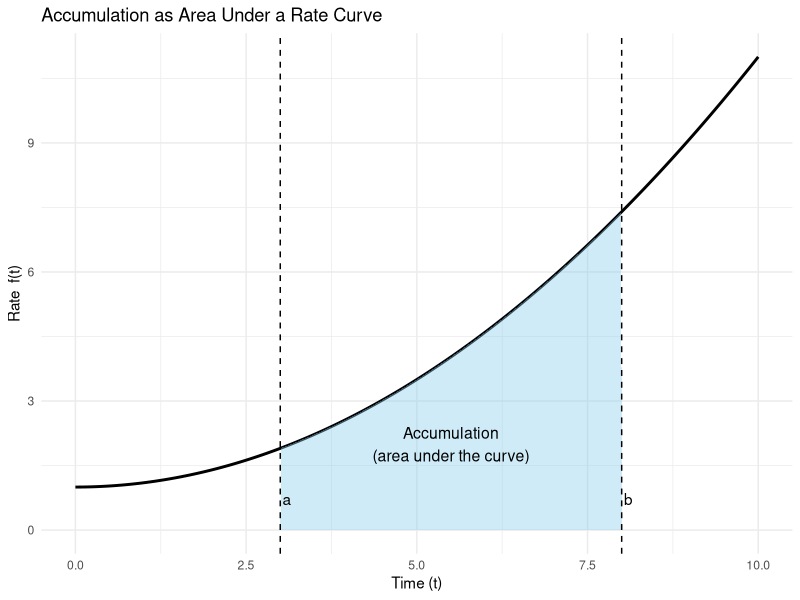
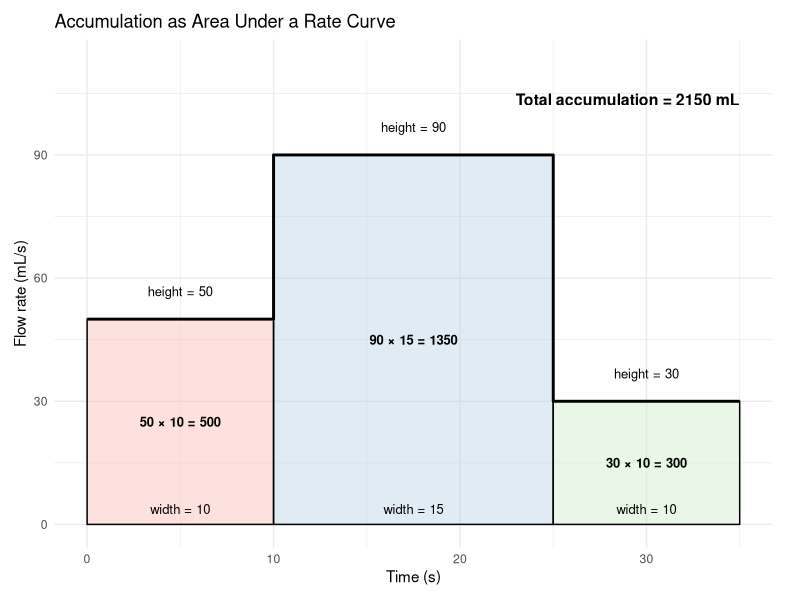
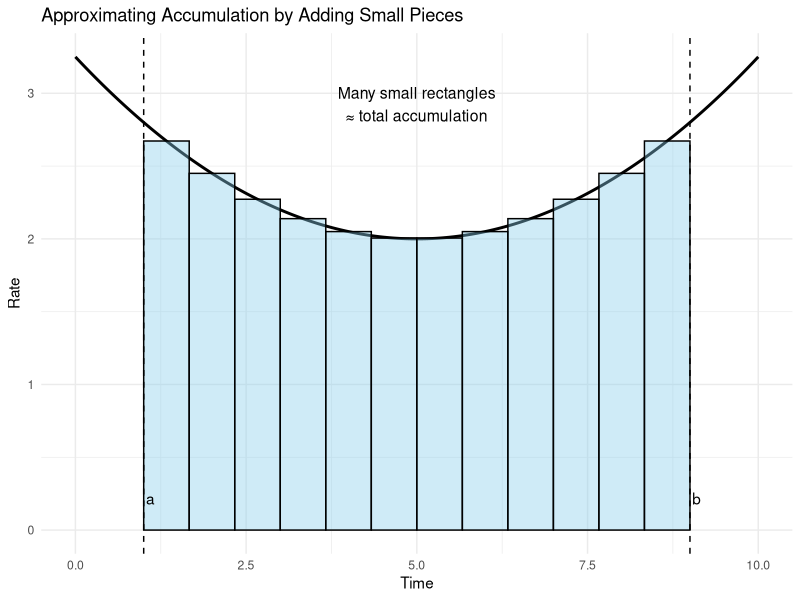
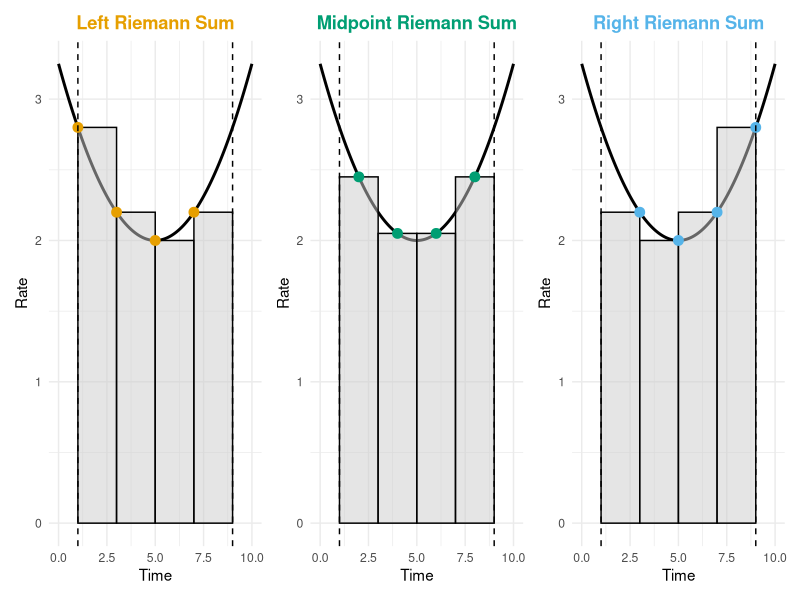
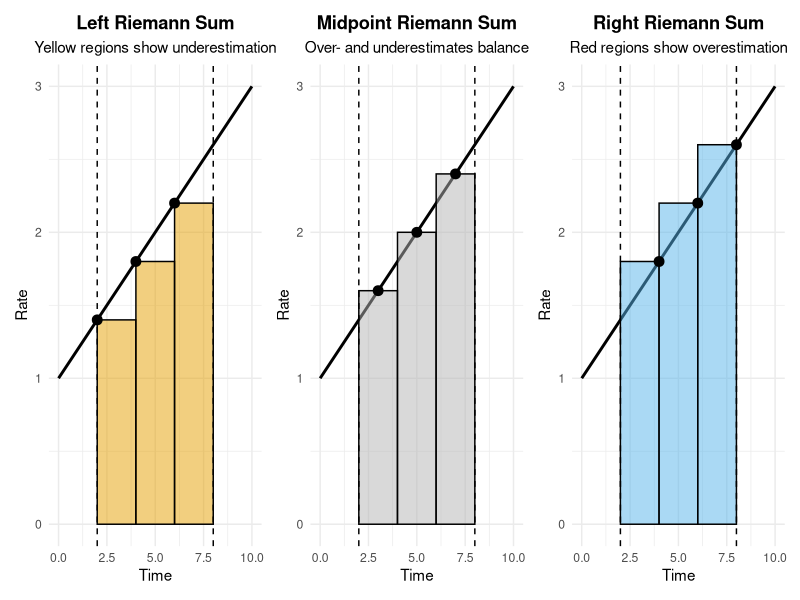
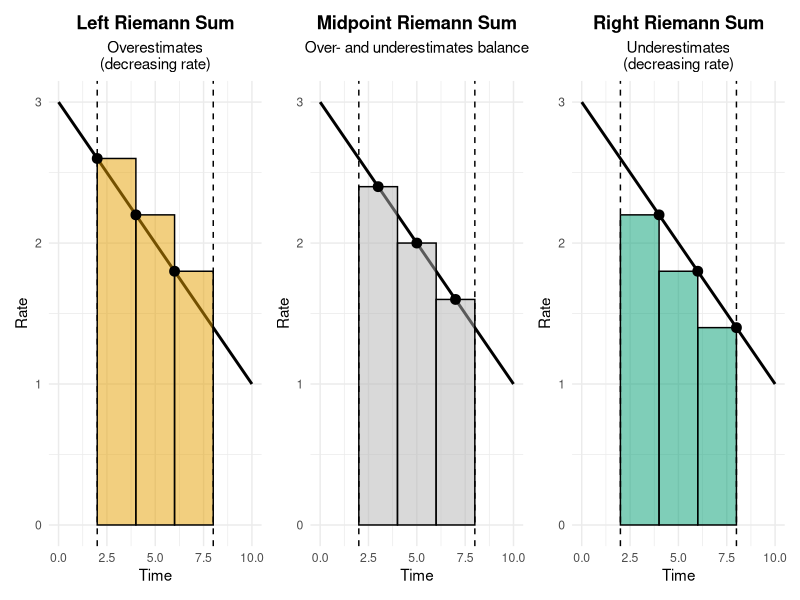
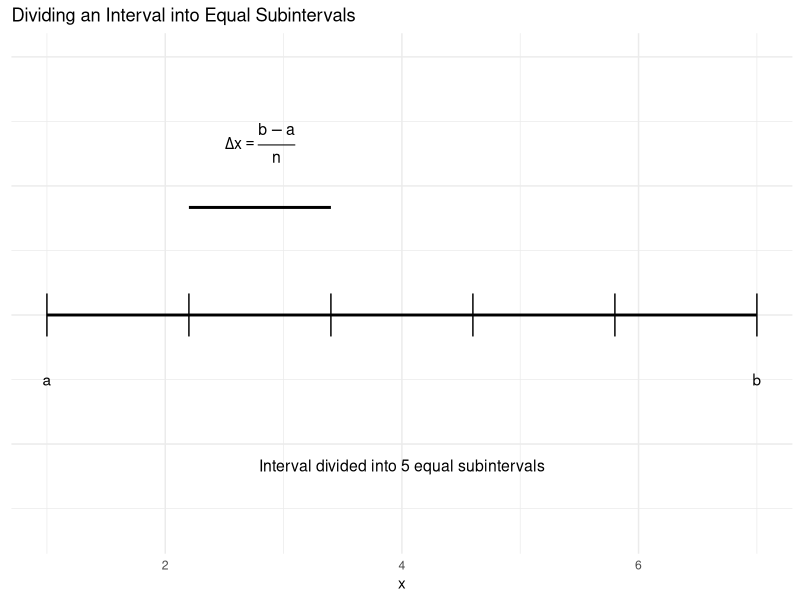
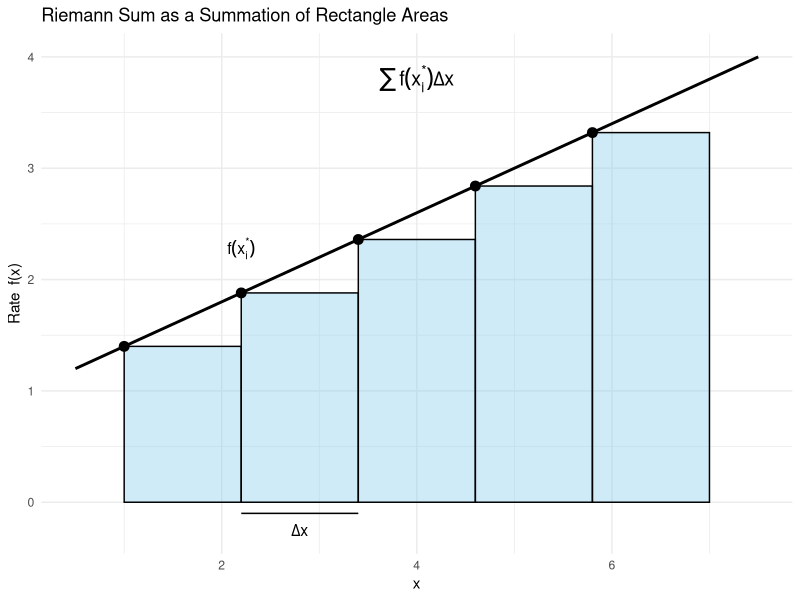

Generate these figures, in order, with R:
## ---- chunk 1

library(ggplot2)

# Define the rate function f(t)
t <- seq(0, 10, length.out = 400)
f <- 0.1 * t^2 + 1   # simple increasing rate

df <- data.frame(t = t, f = f)

# Define accumulation interval
a <- 3
b <- 8

# Data for shading the accumulation region
shade_df <- subset(df, t >= a & t <= b)

ggplot(df, aes(x = t, y = f)) +
  # Rate curve
  geom_line(linewidth = 1) +
  
  # Shaded accumulation region
  geom_area(
    data = shade_df,
    aes(x = t, y = f),
    fill = "skyblue",
    alpha = 0.4
  ) +
  
  # Vertical lines marking a and b
  geom_vline(xintercept = a, linetype = "dashed") +
  geom_vline(xintercept = b, linetype = "dashed") +
  
  # Labels for a and b
  annotate("text", x = a+0.1, y = 1, label = "a", vjust = 1.5) +
  annotate("text", x = b+0.1, y = 1, label = "b", vjust = 1.5) +
  
  # Annotation for accumulation
  annotate(
    "text",
    x = (a + b) / 2,
    y = 2,
    label = "Accumulation\n(area under the curve)",
    size = 4
  ) +
  
  labs(
    title = "Accumulation as Area Under a Rate Curve",
    x = "Time (t)",
    y = "Rate  f(t)"
  ) +
  
  theme_minimal()

## ---- chunk 2

library(ggplot2)

# Piecewise-constant flow rate r(t) in mL/s
rects <- data.frame(
  t0 = c(0, 10, 25),
  t1 = c(10, 25, 35),
  r  = c(50, 90, 30)
)

# Widths and accumulation
rects$dt   <- rects$t1 - rects$t0
rects$area <- rects$r * rects$dt
rects$mid_t <- (rects$t0 + rects$t1) / 2

# IMPORTANT FIX: use a clean ASCII fill id (avoid encoding issues in scale labels)
rects$fill_id <- factor(paste0("interval_", seq_len(nrow(rects))))

total_volume_ml <- sum(rects$area)

# Step curve for rate
step_df <- data.frame(
  t = c(0, 10, 25, 35),
  r = c(50, 90, 30, 30)
)

# Optional: force UTF-8 for any text labels we create (safe in bookdown)
rects$height_lab <- enc2utf8(paste0("height = ", rects$r))
rects$width_lab  <- enc2utf8(paste0("width = ", rects$dt))
rects$area_lab   <- enc2utf8(paste0(rects$r, " \u00D7 ", rects$dt, " = ", rects$area))

ggplot() +
  # Shaded rectangles (each a different color)
  geom_rect(
    data = rects,
    aes(xmin = t0, xmax = t1, ymin = 0, ymax = r, fill = fill_id),
    alpha = 0.4,
    color = "black"
  ) +
  
  # Step curve
  geom_step(
    data = step_df,
    aes(x = t, y = r),
    linewidth = 1
  ) +
  
  # Height annotations
  geom_text(
    data = rects,
    aes(x = mid_t, y = r + 8, label = height_lab),
    vjust = 1,
    size = 3.3
  ) +
  
  # Width annotations
  geom_text(
    data = rects,
    aes(x = mid_t, y = 5, label = width_lab),
    vjust = 1,
    size = 3.3
  ) +
  
  # Area (height × width) annotations
  geom_text(
    data = rects,
    aes(x = mid_t, y = r/2, label = area_lab),
    fontface = "bold",
    size = 3.3
  ) +
  
  # Total accumulation annotation
  annotate(
    "text",
    x = max(rects$t1),
    y = max(rects$r) * 1.15,
    hjust = 1,
    label = enc2utf8(paste0("Total accumulation = ", total_volume_ml, " mL")),
    fontface = "bold",
    size = 4
  ) +
  
  labs(
    title = "Accumulation as Area Under a Rate Curve",
    x = "Time (s)",
    y = "Flow rate (mL/s)"
  ) +
  
  scale_fill_brewer(palette = "Pastel1") +
  coord_cartesian(ylim = c(0, max(rects$r) * 1.25)) +
  theme_minimal() +
  theme(
    legend.position = "none",
    plot.margin = margin(10, 20, 10, 10)
  )

## ---- chunk 3

library(ggplot2)

# Define a smooth rate function
t <- seq(0, 10, length.out = 500)
f <- 0.05 * (t - 5)^2 + 2

df <- data.frame(t = t, f = f)

# Riemann sum setup
n <- 12
a <- 1
b <- 9
dt <- (b - a) / n

rects <- data.frame(
  t0 = seq(a, b - dt, by = dt)
)
rects$t1 <- rects$t0 + dt
rects$mid <- (rects$t0 + rects$t1) / 2
rects$height <- 0.05 * (rects$mid - 5)^2 + 2

ggplot(df, aes(x = t, y = f)) +
  # Rate curve
  geom_line(linewidth = 1) +
  
  # Riemann rectangles (IMPORTANT: inherit.aes = FALSE)
  geom_rect(
    data = rects,
    aes(xmin = t0, xmax = t1, ymin = 0, ymax = height),
    inherit.aes = FALSE,
    fill = "skyblue",
    alpha = 0.4,
    color = "black"
  ) +
  
  # Mark interval endpoints
  geom_vline(xintercept = a, linetype = "dashed") +
  geom_vline(xintercept = b, linetype = "dashed") +
  
  annotate("text", x = a+0.1, y = 0.3, label = "a", vjust = 1.5) +
  annotate("text", x = b+0.1, y = 0.3, label = "b", vjust = 1.5) +
  
  annotate(
    "text",
    x = (a + b) / 2,
    y = max(f) * 0.9,
    label = "Many small rectangles\n≈ total accumulation",
    size = 4
  ) +
  
  labs(
    title = "Approximating Accumulation by Adding Small Pieces",
    x = "Time",
    y = "Rate"
  ) +
  
  theme_minimal()



## ---- chunk 4

library(ggplot2)
library(patchwork)

# Smooth rate function
t <- seq(0, 10, length.out = 500)
f <- 0.05 * (t - 5)^2 + 2
curve_df <- data.frame(t = t, f = f)

# Interval and partition
a <- 1
b <- 9
n <- 4
dt <- (b - a) / n

# Base subintervals
base <- data.frame(
  t0 = seq(a, b - dt, by = dt)
)
base$t1 <- base$t0 + dt
base$left  <- base$t0
base$right <- base$t1
base$mid   <- (base$t0 + base$t1) / 2

# Helper to build a plot
make_plot <- function(sample_t, title, color) {
  
  rects <- data.frame(
    t0 = base$t0,
    t1 = base$t1,
    height = 0.05 * (sample_t - 5)^2 + 2,
    sample_t = sample_t
  )
  
  rects$sample_height <- 0.05 * (rects$sample_t - 5)^2 + 2
  
  ggplot(curve_df, aes(x = t, y = f)) +
    geom_line(linewidth = 1) +
    geom_rect(
      data = rects,
      aes(xmin = t0, xmax = t1, ymin = 0, ymax = height),
      inherit.aes = FALSE,
      fill = "grey80",
      alpha = 0.5,
      color = "black"
    ) +
    geom_point(
      data = rects,
      aes(x = sample_t, y = sample_height),
      inherit.aes = FALSE,
      size = 3,
      color = color
    ) +
    geom_vline(xintercept = c(a, b), linetype = "dashed") +
    labs(
      title = title,
      x = "Time",
      y = "Rate"
    ) +
    theme_minimal() +
    theme(
      plot.title = element_text(face = "bold", color = color, hjust = 0.5)
    )
}

# Colors
left_col  <- "#E69F00"
mid_col   <- "#009E73"
right_col <- "#56B4E9"

# Build plots
p_left  <- make_plot(base$left,  "Left Riemann Sum", left_col)
p_mid   <- make_plot(base$mid,   "Midpoint Riemann Sum", mid_col)
p_right <- make_plot(base$right, "Right Riemann Sum", right_col)

# Combine
p_left | p_mid | p_right

## ---- chunk 5

library(ggplot2)
library(patchwork)

# Increasing rate function
f_fun <- function(t) 0.2 * t + 1

t <- seq(0, 10, length.out = 500)
curve_df <- data.frame(t = t, f = f_fun(t))

# Interval and partition
a <- 2
b <- 8
n <- 3
dt <- (b - a) / n

base <- data.frame(
  t0 = seq(a, b - dt, by = dt)
)
base$t1 <- base$t0 + dt
base$left  <- base$t0
base$right <- base$t1
base$mid   <- (base$t0 + base$t1) / 2

# Build triangle error regions
make_error_triangles <- function(sample_t, type = c("under", "over")) {
  type <- match.arg(type)
  
  do.call(
    rbind,
    lapply(seq_len(nrow(base)), function(i) {
      
      t_seq <- seq(base$t0[i], base$t1[i], length.out = 50)
      curve_vals <- f_fun(t_seq)
      rect_height <- f_fun(sample_t[i])
      
      if (type == "under") {
        keep <- curve_vals > rect_height
        ymin <- rect_height
        ymax <- curve_vals
        fill <- "under"
      } else {
        keep <- curve_vals < rect_height
        ymin <- curve_vals
        ymax <- rect_height
        fill <- "over"
      }
      
      if (!any(keep)) return(NULL)
      
      data.frame(
        t = t_seq[keep],
        ymin = ymin[keep],
        ymax = ymax[keep],
        fill = fill
      )
    })
  )
}

# Plot builder
make_plot <- function(sample_t, title, rect_fill, error_type, subtitle) {
  
  rects <- data.frame(
    t0 = base$t0,
    t1 = base$t1,
    height = f_fun(sample_t),
    sample_t = sample_t
  )
  
  p <- ggplot(curve_df, aes(x = t, y = f)) +
    geom_line(linewidth = 1) +
    
    # Rectangles
    geom_rect(
      data = rects,
      aes(xmin = t0, xmax = t1, ymin = 0, ymax = height),
      inherit.aes = FALSE,
      fill = rect_fill,
      alpha = 0.5,
      color = "black"
    ) +
    
    # Sampling points
    geom_point(
      data = rects,
      aes(x = sample_t, y = height),
      inherit.aes = FALSE,
      size = 3
    ) +
    
    geom_vline(xintercept = c(a, b), linetype = "dashed") +
    
    labs(
      title = title,
      subtitle = subtitle,
      x = "Time",
      y = "Rate"
    ) +
    
    theme_minimal() +
    theme(
      legend.position = "none",
      plot.title = element_text(face = "bold", hjust = 0.5),
      plot.subtitle = element_text(hjust = 0.5)
    )
  
  # Add error shading ONLY if needed
  if (error_type != "none") {
    
    error_df <- make_error_triangles(sample_t, error_type)
    
    p <- p +
      geom_ribbon(
        data = error_df,
        aes(x = t, ymin = ymin, ymax = ymax, fill = fill),
        inherit.aes = FALSE,
        alpha = 0.6
      ) +
      scale_fill_manual(
        values = c(
          "under" = "#F0E442",
          "over"  = "#D55E00"
        )
      )
  }
  
  p
}

# Build panels
p_left <- make_plot(
  base$left,
  "Left Riemann Sum",
  rect_fill = "#E69F00",
  error_type = "under",
  subtitle = "Yellow regions show underestimation"
)

p_mid <- make_plot(
  base$mid,
  "Midpoint Riemann Sum",
  rect_fill = "grey70",
  error_type = "none",
  subtitle = "Over- and underestimates balance"
)

p_right <- make_plot(
  base$right,
  "Right Riemann Sum",
  rect_fill = "#56B4E9",
  error_type = "over",
  subtitle = "Red regions show overestimation"
)

# Combine panels
p_left | p_mid | p_right


## ---- chunk 6

library(ggplot2)
library(patchwork)

# Decreasing rate function
f_fun <- function(t) -0.2 * t + 3

t <- seq(0, 10, length.out = 500)
curve_df <- data.frame(t = t, f = f_fun(t))

# Interval and partition
a <- 2
b <- 8
n <- 3
dt <- (b - a) / n

base <- data.frame(
  t0 = seq(a, b - dt, by = dt)
)
base$t1 <- base$t0 + dt
base$left  <- base$t0
base$right <- base$t1
base$mid   <- (base$t0 + base$t1) / 2

# Build triangle error regions
make_error_triangles <- function(sample_t, type = c("under", "over")) {
  type <- match.arg(type)
  
  do.call(
    rbind,
    lapply(seq_len(nrow(base)), function(i) {
      
      t_seq <- seq(base$t0[i], base$t1[i], length.out = 50)
      curve_vals <- f_fun(t_seq)
      rect_height <- f_fun(sample_t[i])
      
      if (type == "under") {
        keep <- curve_vals > rect_height
        ymin <- rect_height
        ymax <- curve_vals
        fill <- "under"
      } else {
        keep <- curve_vals < rect_height
        ymin <- curve_vals
        ymax <- rect_height
        fill <- "over"
      }
      
      if (!any(keep)) return(NULL)
      
      data.frame(
        t = t_seq[keep],
        ymin = ymin[keep],
        ymax = ymax[keep],
        fill = fill
      )
    })
  )
}

# Plot builder
make_plot <- function(sample_t, title, rect_fill, error_type, subtitle) {
  
  rects <- data.frame(
    t0 = base$t0,
    t1 = base$t1,
    height = f_fun(sample_t),
    sample_t = sample_t
  )
  
  p <- ggplot(curve_df, aes(x = t, y = f)) +
    geom_line(linewidth = 1) +
    
    geom_rect(
      data = rects,
      aes(xmin = t0, xmax = t1, ymin = 0, ymax = height),
      inherit.aes = FALSE,
      fill = rect_fill,
      alpha = 0.5,
      color = "black"
    ) +
    
    geom_point(
      data = rects,
      aes(x = sample_t, y = height),
      inherit.aes = FALSE,
      size = 3
    ) +
    
    geom_vline(xintercept = c(a, b), linetype = "dashed") +
    
    labs(
      title = title,
      subtitle = subtitle,
      x = "Time",
      y = "Rate"
    ) +
    
    theme_minimal() +
    theme(
      legend.position = "none",
      plot.title = element_text(face = "bold", hjust = 0.5),
      plot.subtitle = element_text(hjust = 0.5)
    )
  
  if (error_type != "none") {
    
    error_df <- make_error_triangles(sample_t, error_type)
    
    p <- p +
      geom_ribbon(
        data = error_df,
        aes(x = t, ymin = ymin, ymax = ymax, fill = fill),
        inherit.aes = FALSE,
        alpha = 0.6
      ) +
      scale_fill_manual(
        values = c(
          "under" = "#56B4E9",  # blue = missing area
          "over"  = "#D55E00"   # red = extra area
        )
      )
  }
  
  p
}

# Build panels (NOTE: error types flipped)
p_left <- make_plot(
  base$left,
  "Left Riemann Sum",
  rect_fill = "#E69F00",
  error_type = "over",
  subtitle = "Overestimates\n(decreasing rate)"
)

p_mid <- make_plot(
  base$mid,
  "Midpoint Riemann Sum",
  rect_fill = "grey70",
  error_type = "none",
  subtitle = "Over- and underestimates balance"
)

p_right <- make_plot(
  base$right,
  "Right Riemann Sum",
  rect_fill = "#009E73",
  error_type = "under",
  subtitle = "Underestimates\n(decreasing rate)"
)

# Combine panels
p_left | p_mid | p_right

## ---- chunk 7

library(ggplot2)

# Interval and number of subintervals
a <- 1
b <- 7
n <- 5
dx <- (b - a) / n

# Subinterval endpoints
x_vals <- seq(a, b, length.out = n + 1)

df <- data.frame(
  x0 = x_vals[-length(x_vals)],
  x1 = x_vals[-1]
)

ggplot() +
  # Draw interval line
  geom_segment(aes(x = a, xend = b, y = 0, yend = 0), linewidth = 1) +
  
  # Draw subinterval boundaries
  geom_segment(
    data = df,
    aes(x = x0, xend = x0, y = -0.05, yend = 0.05)
  ) +
  geom_segment(
    aes(x = b, xend = b, y = -0.05, yend = 0.05)
  ) +
  
  # Label a and b
  annotate("text", x = a, y = -0.15, label = "a") +
  annotate("text", x = b, y = -0.15, label = "b") +
  
  # Highlight one Δx
  annotate(
    "segment",
    x = df$x0[2],
    xend = df$x1[2],
    y = 0.25,
    yend = 0.25,
    linewidth = 1
  ) +
  annotate(
    "text",
    x = mean(c(df$x0[2], df$x1[2])),
    y = 0.4,
    label = expression(Delta * x == frac(b - a, n)),
    size = 4
  ) +
  
  # Label n
  annotate(
    "text",
    x = (a + b) / 2,
    y = -0.35,
    label = paste("Interval divided into", n, "equal subintervals"),
    size = 4
  ) +
  
  coord_cartesian(ylim = c(-0.5, 0.6)) +
  labs(
    title = "Dividing an Interval into Equal Subintervals",
    x = "x",
    y = NULL
  ) +
  
  theme_minimal() +
  theme(
    axis.text.y = element_blank(),
    axis.ticks.y = element_blank()
  )

## ---- chunk 8

library(ggplot2)

# Rate function
f_fun <- function(x) 0.4 * x + 1

# Interval and partition
a <- 1
b <- 7
n <- 5
dx <- (b - a) / n

# Left Riemann sum setup
x_left <- seq(a, b - dx, by = dx)

rects <- data.frame(
  x0 = x_left,
  x1 = x_left + dx,
  x_star = x_left,
  height = f_fun(x_left)
)

curve_x <- seq(a - 0.5, b + 0.5, length.out = 400)
curve_df <- data.frame(x = curve_x, y = f_fun(curve_x))

ggplot(curve_df, aes(x = x, y = y)) +
  # Rate curve
  geom_line(linewidth = 1) +
  
  # Rectangles (terms in the sum)
  geom_rect(
    data = rects,
    aes(xmin = x0, xmax = x1, ymin = 0, ymax = height),
    inherit.aes = FALSE,
    fill = "skyblue",
    alpha = 0.4,
    color = "black"
  ) +
  
  # Sample points f(x_i*)
  geom_point(
    data = rects,
    aes(x = x_star, y = height),
    inherit.aes = FALSE,
    size = 3
  ) +
  
  # Label Δx on one rectangle
  annotate(
    "segment",
    x = rects$x0[2],
    xend = rects$x1[2],
    y = -0.1,
    yend = -0.1
  ) +
  annotate(
    "text",
    x = mean(c(rects$x0[2], rects$x1[2])),
    y = -0.25,
    label = expression(Delta * x),
    size = 4
  ) +
  
  # Label f(x_i*)
  annotate(
    "text",
    x = rects$x_star[2],
    y = rects$height[2] + 0.4,
    label = expression(f(x[i]^"*")),
    size = 4
  ) +
  
  # Summation annotation
  annotate(
    "text",
    x = (a + b) / 2,
    y = max(curve_df$y) * 0.95,
    label = expression(sum(f(x[i]^"*") * Delta * x)),
    size = 5
  ) +
  
  labs(
    title = "Riemann Sum as a Summation of Rectangle Areas",
    x = "x",
    y = "Rate  f(x)"
  ) +
  
  theme_minimal()

## ---- chunk 9

library(ggplot2)

# Flow rate function (liters per minute)
Q_fun <- function(t) t^2

# Interval and parameters
a <- 1
b <- 7
n <- 3
dt <- (b - a) / n

# Left endpoints
t_left <- seq(a, b - dt, by = dt)

rects <- data.frame(
  x0 = t_left,
  x1 = t_left + dt,
  height = Q_fun(t_left)
)

# Curve for plotting
t_curve <- seq(a, b, length.out = 400)
curve_df <- data.frame(t = t_curve, y = Q_fun(t_curve))

ggplot(curve_df, aes(x = t, y = y)) +
  geom_line(linewidth = 1) +
  geom_rect(
    data = rects,
    aes(xmin = x0, xmax = x1, ymin = 0, ymax = height),
    inherit.aes = FALSE,
    fill = "skyblue",
    alpha = 0.4,
    color = "black"
  ) +
  geom_point(
    data = rects,
    aes(x = x0, y = height),
    inherit.aes = FALSE,
    size = 3
  ) +
  labs(
    title = expression("Left-Hand Riemann Sum for Q(t) = t"^2*" (n = 3)"),
    subtitle = "Rectangles use left endpoints; estimate = 70 L",
    x = "t (minutes)",
    y = "Q(t)  (L/min)"
  ) +
  theme_minimal()

## ---- chunk 10

library(ggplot2)

# Flow rate function
Q_fun <- function(t) t^2

# Interval and partition (same as worked example)
a <- 1
b <- 7
n <- 3
dt <- (b - a) / n

# Smooth curve
t_curve <- seq(a - 0.5, b + 0.5, length.out = 400)
curve_df <- data.frame(t = t_curve, y = Q_fun(t_curve))

# Base subintervals
base <- data.frame(
  x0 = seq(a, b - dt, by = dt)
)
base$x1 <- base$x0 + dt
base$left  <- base$x0
base$right <- base$x1
base$mid   <- (base$x0 + base$x1) / 2

# Rectangle data for all methods
rects <- rbind(
  data.frame(
    x0 = base$x0,
    x1 = base$x1,
    x_star = base$left,
    height = Q_fun(base$left),
    method = "Left Riemann Sum\n(underestimate)"
  ),
  data.frame(
    x0 = base$x0,
    x1 = base$x1,
    x_star = base$mid,
    height = Q_fun(base$mid),
    method = "Midpoint Riemann Sum\n(best balance)"
  ),
  data.frame(
    x0 = base$x0,
    x1 = base$x1,
    x_star = base$right,
    height = Q_fun(base$right),
    method = "Right Riemann Sum\n(overestimate)"
  )
)

ggplot(curve_df, aes(x = t, y = y)) +
  geom_line(linewidth = 1) +
  geom_rect(
    data = rects,
    aes(xmin = x0, xmax = x1, ymin = 0, ymax = height),
    inherit.aes = FALSE,
    fill = "grey70",
    alpha = 0.5,
    color = "black"
  ) +
  geom_point(
    data = rects,
    aes(x = x_star, y = height),
    inherit.aes = FALSE,
    size = 3
  ) +
  geom_vline(xintercept = c(a, b), linetype = "dashed") +
  facet_wrap(~ method, nrow = 1) +
  labs(
    title = expression("Comparing Riemann Sum Methods for Q(t) = t"^2*" on [1, 7] min"),
    x = "t (minutes)",
    y = "Q(t)  (L/min)"
  ) +
  theme_minimal() +
  theme(
    strip.text = element_text(face = "bold"),
    panel.spacing = unit(1, "lines")
  )

## ---- chunk 11

library(ggplot2)
library(patchwork)

# Increasing function
f_fun <- function(x) 0.5 * x + 1

# Interval
a <- 0
b <- 6

# True area (exact integral)
true_area <- integrate(f_fun, a, b)$value

# Helper function to build a plot
make_plot <- function(n_rect, title_suffix) {
  
  dx <- (b - a) / n_rect
  x_left <- seq(a, b - dx, by = dx)
  
  rects <- data.frame(
    x0 = x_left,
    x1 = x_left + dx,
    height = f_fun(x_left)
  )
  
  approx_area <- sum(rects$height * dx)
  
  curve_x <- seq(a, b, length.out = 400)
  curve_df <- data.frame(x = curve_x, y = f_fun(curve_x))
  
  ggplot(curve_df, aes(x = x, y = y)) +
    geom_line(linewidth = 1) +
    geom_rect(
      data = rects,
      aes(xmin = x0, xmax = x1, ymin = 0, ymax = height),
      inherit.aes = FALSE,
      fill = "#E69F00",
      alpha = 0.5,
      color = "black"
    ) +
    labs(
      title = paste0("Left Riemann Sum (", n_rect, " rectangles)"),
      subtitle = paste0(
        "Rectangle area = ", round(approx_area, 2),
        "   |   True area = ", round(true_area, 2)
      ),
      x = "x",
      y = "f(x)"
    ) +
    theme_minimal() +
    theme(
      plot.title = element_text(face = "bold", hjust = 0.5),
      plot.subtitle = element_text(hjust = 0.5)
    )
}

# Build panels
p1 <- make_plot(3, "3 rectangles")
p2 <- make_plot(8, "8 rectangles")
p3 <- make_plot(20, "20 rectangles")

# Combine
p1 | p2 | p3

## ---- chunk 12

library(ggplot2)

# Flow rate function
Q_fun <- function(t) t^2

# Interval
a <- 1
b <- 7

# True volume (exact integral)
true_vol <- integrate(Q_fun, a, b)$value

# Helper function to build rectangle data
build_rects <- function(n) {
  dt <- (b - a) / n
  t_left <- seq(a, b - dt, by = dt)
  
  data.frame(
    x0 = t_left,
    x1 = t_left + dt,
    height = Q_fun(t_left),
    n = factor(paste0("n = ", n), levels = c("n = 3", "n = 8", "n = 20"))
  )
}

# Rectangle data for each n
rects <- rbind(
  build_rects(3),
  build_rects(8),
  build_rects(20)
)

# Curve
t_curve <- seq(a, b, length.out = 500)
curve_df <- data.frame(t = t_curve, y = Q_fun(t_curve))

ggplot(curve_df, aes(x = t, y = y)) +
  geom_line(linewidth = 1) +
  geom_rect(
    data = rects,
    aes(xmin = x0, xmax = x1, ymin = 0, ymax = height),
    inherit.aes = FALSE,
    fill = "#E69F00",
    alpha = 0.4,
    color = "black"
  ) +
  geom_vline(xintercept = c(a, b), linetype = "dashed") +
  facet_wrap(~ n, nrow = 1) +
  labs(
    title = expression("Left-Hand Riemann Sums for Q(t) = t"^2*" on [1, 7] min"),
    subtitle = paste0("True volume = ", round(true_vol, 2), " L"),
    x = "t (minutes)",
    y = "Q(t)  (L/min)"
  ) +
  theme_minimal() +
  theme(
    strip.text = element_text(face = "bold"),
    panel.spacing = unit(1, "lines")
  )

## ---- chunk 13

library(ggplot2)
library(patchwork)

# Function
f_fun <- function(x) x^2

# Interval and partition
a <- 1
b <- 7
n <- 3
dx <- (b - a) / n

# Partition points
x_vals <- seq(a, b, by = dx)
y_vals <- f_fun(x_vals)

# Smooth curve
x_curve <- seq(a - 1, b + 1, length.out = 400)
curve_df <- data.frame(x = x_curve, y = f_fun(x_curve))

# ---------- Left Riemann rectangles ----------
rect_df <- data.frame(
  x0 = x_vals[-length(x_vals)],
  x1 = x_vals[-1],
  height = f_fun(x_vals[-length(x_vals)])
)

p_left <- ggplot(curve_df, aes(x = x, y = y)) +
  geom_line(linewidth = 1) +
  geom_rect(
    data = rect_df,
    aes(xmin = x0, xmax = x1, ymin = 0, ymax = height),
    inherit.aes = FALSE,
    fill = "#56B4E9",
    alpha = 0.5,
    color = "black"
  ) +
  geom_vline(xintercept = x_vals, linetype = "dashed", alpha = 0.5) +
  labs(
    title = "Left-Hand Riemann Sum",
    subtitle = "Rectangles use left-endpoint values",
    x = "x",
    y = "f(x)"
  ) +
  coord_cartesian(ylim = c(0, max(y_vals) * 1.1)) +
  theme_minimal()

# ---------- Trapezoidal rule ----------
trap_df <- do.call(
  rbind,
  lapply(1:(length(x_vals) - 1), function(i) {
    data.frame(
      x = c(x_vals[i], x_vals[i], x_vals[i+1], x_vals[i+1]),
      y = c(0, y_vals[i], y_vals[i+1], 0),
      group = i
    )
  })
)

# Highlight one trapezoid
i_focus <- 2
trap_focus <- subset(trap_df, group == i_focus)
trap_other <- subset(trap_df, group != i_focus)

p_trap <- ggplot(curve_df, aes(x = x, y = y)) +
  geom_line(linewidth = 1) +
  geom_polygon(
    data = trap_other,
    aes(x = x, y = y, group = group),
    fill = "grey80",
    alpha = 0.4,
    color = "black"
  ) +
  geom_polygon(
    data = trap_focus,
    aes(x = x, y = y),
    fill = "#E69F00",
    alpha = 0.6,
    color = "black"
  ) +
  geom_vline(xintercept = x_vals, linetype = "dashed", alpha = 0.5) +
  labs(
    title = "Trapezoidal Rule",
    subtitle = "Uses straight-line approximation between endpoints",
    x = "x",
    y = "f(x)"
  ) +
  coord_cartesian(ylim = c(0, max(y_vals) * 1.1)) +
  theme_minimal()

# ---------- Combine panels ----------
p_left | p_trap

## ---- chunk 14

library(ggplot2)

# Net carbon flux function (g C/m^2/hr)
F_fun <- function(t) t - 2

# Interval (hours after dawn)
a <- 0
b <- 4

# Curve
t_vals <- seq(a, b, length.out = 400)
df <- data.frame(t = t_vals, y = F_fun(t_vals))

# Positive and negative regions
df_pos <- subset(df, y >= 0)
df_neg <- subset(df, y < 0)

ggplot(df, aes(x = t, y = y)) +
  geom_hline(yintercept = 0, linewidth = 0.8) +
  geom_line(linewidth = 1) +
  geom_area(
    data = df_pos,
    aes(x = t, y = y),
    fill = "#009E73",
    alpha = 0.5
  ) +
  geom_area(
    data = df_neg,
    aes(x = t, y = y),
    fill = "#D55E00",
    alpha = 0.5
  ) +
  annotate("text", x = 0.8, y = -0.5, label = "Carbon source\n(respiration > photosynth.)", size = 3.5) +
  annotate("text", x = 3.2, y = 0.5, label = "Carbon sink\n(photosynth. > respiration)", size = 3.5) +
  labs(
    title = "Positive and Negative Contributions to a Net Carbon Flux",
    x = "t  (hours after dawn)",
    y = expression("F(t)  (g C / m"^2*" / hr)")
  ) +
  theme_minimal()

## ---- chunk 15

library(ggplot2)
library(patchwork)

# Function
f <- function(x) 1 / x

# Interval
a <- 1
b <- 7

# Smooth curve for reference
x_curve <- seq(a, b, length.out = 500)
curve_df <- data.frame(x = x_curve, y = f(x_curve))

# Helper function to build rectangles
build_rects <- function(n) {
  dx <- (b - a) / n
  x_left <- seq(a, b - dx, by = dx)
  
  data.frame(
    x0 = x_left,
    x1 = x_left + dx,
    height = f(x_left),
    n = paste0("n = ", n)
  )
}

# Rectangle data
rects <- rbind(
  build_rects(3),
  build_rects(6),
  build_rects(12)
)

# Force facet order
rects$n <- factor(rects$n, levels = c("n = 3", "n = 6", "n = 12"))

# Plot
ggplot(curve_df, aes(x = x, y = y)) +
  geom_line(linewidth = 1) +
  geom_rect(
    data = rects,
    aes(xmin = x0, xmax = x1, ymin = 0, ymax = height),
    inherit.aes = FALSE,
    fill = "#56B4E9",
    alpha = 0.4,
    color = "black"
  ) +
  geom_vline(xintercept = c(a, b), linetype = "dashed") +
  facet_wrap(~ n, nrow = 1) +
  labs(
    title = "Left Riemann Sums for f(x) = 1/x on [1, 7]",
    x = "x",
    y = "f(x) = 1/x"
  ) +
  theme_minimal() +
  theme(
    strip.text = element_text(face = "bold"),
    panel.spacing = unit(1, "lines")
  )



## ---- chunk 16

library(ggplot2)

# Rate function
f <- function(t) sin(t)

# Interval
a <- 0
b <- 2 * pi
n <- 4
dt <- pi / n

# Smooth curve
t_curve <- seq(a, b, length.out = 500)
curve_df <- data.frame(t = t_curve, y = f(t_curve))

# Midpoint Riemann setup
midpoints_A <- seq(dt/2, pi - dt/2, by = dt)
midpoints_B <- seq(pi + dt/2, 2*pi - dt/2, by = dt)

rects_A <- data.frame(
  t0 = midpoints_A - dt/2,
  t1 = midpoints_A + dt/2,
  height = f(midpoints_A)
)

rects_B <- data.frame(
  t0 = midpoints_B - dt/2,
  t1 = midpoints_B + dt/2,
  height = f(midpoints_B)
)

# Approximate areas
area_A <- sum(rects_A$height * dt)
area_B <- sum(rects_B$height * dt)

ggplot(curve_df, aes(x = t, y = y)) +
  
  # Sine curve
  geom_line(linewidth = 1.2) +
  
  # Horizontal axis
  geom_hline(yintercept = 0, linewidth = 0.6) +
  
  # Rectangles for Part A
  geom_rect(
    data = rects_A,
    aes(xmin = t0, xmax = t1, ymin = 0, ymax = height),
    inherit.aes = FALSE,
    fill = "#009E73",
    alpha = 0.5,
    color = "black"
  ) +
  
  # Rectangles for Part B
  geom_rect(
    data = rects_B,
    aes(xmin = t0, xmax = t1, ymin = height, ymax = 0),
    inherit.aes = FALSE,
    fill = "#D55E00",
    alpha = 0.5,
    color = "black"
  ) +
  
  # Vertical markers
  geom_vline(xintercept = c(0, pi, 2*pi), linetype = "dashed") +
  
  # Annotations
  annotate(
    "text",
    x = pi/2,
    y = -0.2,
    label = paste0("Part A area"),
    color = "#009E73",
    fontface = "bold"
  ) +
  
  annotate(
    "text",
    x = 3*pi/2,
    y = 0.2,
    label = paste0("Part B area"),
    color = "#D55E00",
    fontface = "bold"
  ) +
  
  labs(
    title = "Midpoint Riemann Sums for f(t) = sin(t)",
    subtitle = "Positive and negative accumulation over one full cycle",
    x = "Time (t)",
    y = "Rate  f(t)"
  ) +
  
  theme_minimal()
